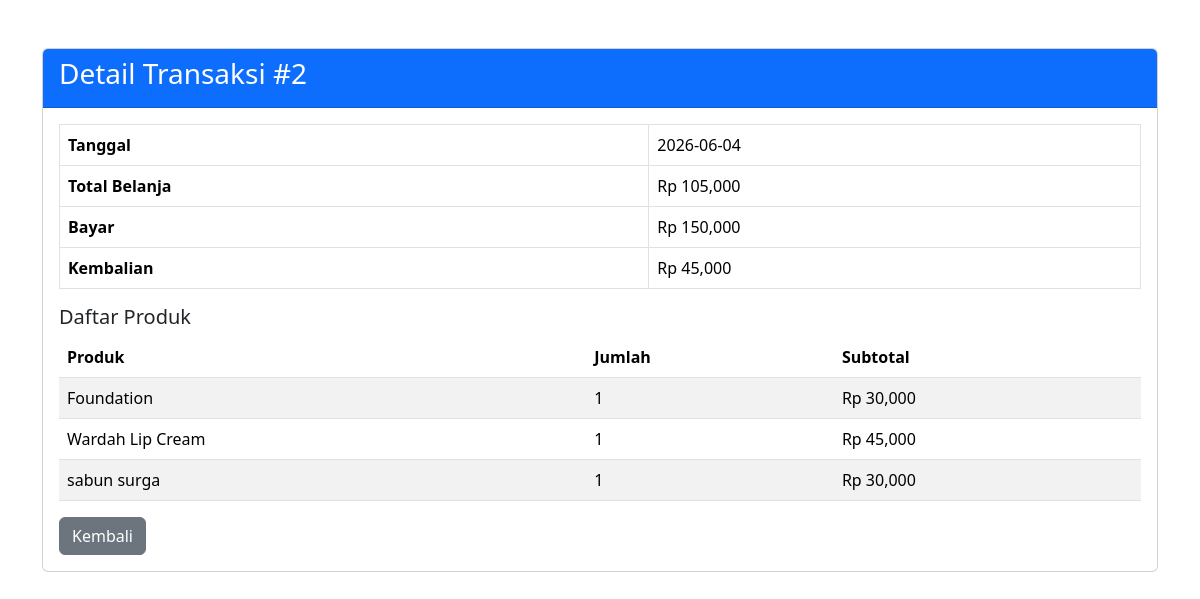
/transaksi/detail.php?id=2, run on the app's committed database.
### tables this page shows
CREATE TABLE `transaksi` (
  `id_transaksi` int(11) NOT NULL,
  `tanggal` date DEFAULT NULL,
  `total_belanja` decimal(10,2) DEFAULT NULL,
  `bayar` decimal(10,2) DEFAULT NULL,
  `kembalian` decimal(10,2) DEFAULT NULL,
  `id_user` int(11) DEFAULT NULL,
  `status` varchar(20) DEFAULT 'Pending'
);

CREATE TABLE `detail_transaksi` (
  `id_detail` int(11) NOT NULL,
  `id_transaksi` int(11) DEFAULT NULL,
  `id_barang` int(11) DEFAULT NULL,
  `jumlah` int(11) DEFAULT NULL,
  `subtotal` decimal(10,2) DEFAULT NULL
);

CREATE TABLE `barang` (
  `id_barang` int(11) NOT NULL,
  `nama_barang` varchar(100) DEFAULT NULL,
  `harga` int(11) DEFAULT NULL,
  `stok` int(11) DEFAULT NULL,
  `id_kategori` int(11) DEFAULT NULL,
  `id_supplier` int(11) DEFAULT NULL
);

### transaksi/detail.php (the view, shortened to what this page needs)
<?php
require_once "../config/koneksi.php";
$id = $_GET['id'];
$transaksi = mysqli_fetch_assoc(
    mysqli_query(
        $koneksi,
        "SELECT * FROM transaksi
        WHERE id_transaksi='$id'"
    )
);
$detail = mysqli_query(
    $koneksi,
    "SELECT
        d.*,
        b.nama_barang
    FROM detail_transaksi d
    JOIN barang b
    ON d.id_barang=b.id_barang
    WHERE d.id_transaksi='$id'"
);
?>
<!DOCTYPE html>
<html>
<head>
<link href="https://cdn.jsdelivr.net/npm/bootstrap@5.3.3/dist/css/bootstrap.min.css" rel="stylesheet">
</head>
<body>
<div class="container mt-5">
<div class="card">
<div class="card-header bg-primary text-white">
<h3>
Detail Transaksi #<?= $id; ?>
</h3>
</div>
<div class="card-body">
<table class="table table-bordered">
<tr>
<th>Tanggal</th>
<td>
<?= $transaksi['tanggal']; ?>
</td>
</tr>
<tr>
<th>Total Belanja</th>
<td>
Rp <?= number_format($transaksi['total_belanja']); ?>
</td>
</tr>
<tr>
<th>Bayar</th>
<td>
Rp <?= number_format($transaksi['bayar']); ?>
</td>
</tr>
<tr>
<th>Kembalian</th>
<td>
Rp <?= number_format($transaksi['kembalian']); ?>
</td>
</tr>
</table>
<h5>Daftar Produk</h5>
<table class="table table-striped">
<thead>
<tr>
<th>Produk</th>
<th>Jumlah</th>
<th>Subtotal</th>
</tr>
</thead>
<tbody>
<?php while($d=mysqli_fetch_assoc($detail)){ ?>
<tr>
<td><?= $d['nama_barang']; ?></td>
<td><?= $d['jumlah']; ?></td>
<td>
Rp <?= number_format($d['subtotal']); ?>
</td>
</tr>
<?php } ?>
</tbody>
</table>
<a href="index.php"
class="btn btn-secondary">
Kembali
</a>
</div>
</div>
</div>
</body>
</html>

### data on the page
transaksi: tanggal "2026-06-04", total_belanja "105,000", bayar "150,000", kembalian "45,000"
detail_transaksi: id_barang.nama_barang "Foundation", jumlah "1", subtotal "30,000"
detail_transaksi: id_barang.nama_barang "Wardah Lip Cream", jumlah "1", subtotal "45,000"
detail_transaksi: id_barang.nama_barang "sabun surga", jumlah "1", subtotal "30,000"

### other printed values
$id "2"
